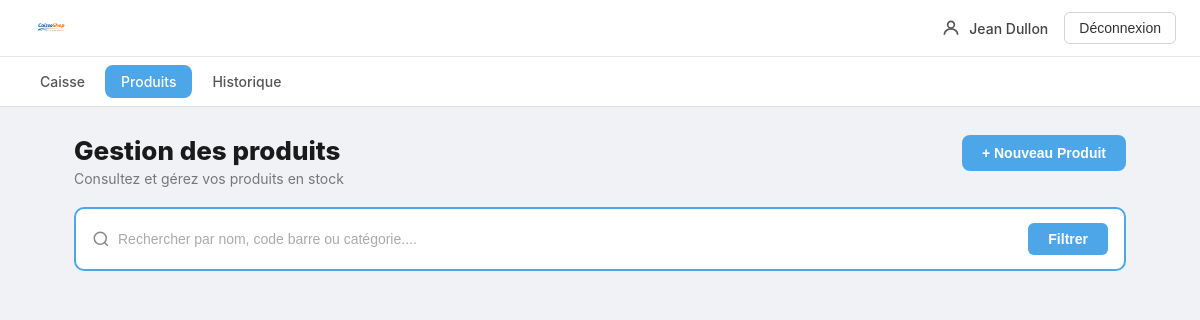
/frontoffice/produits.php, run on an earlier commit of the app's database.
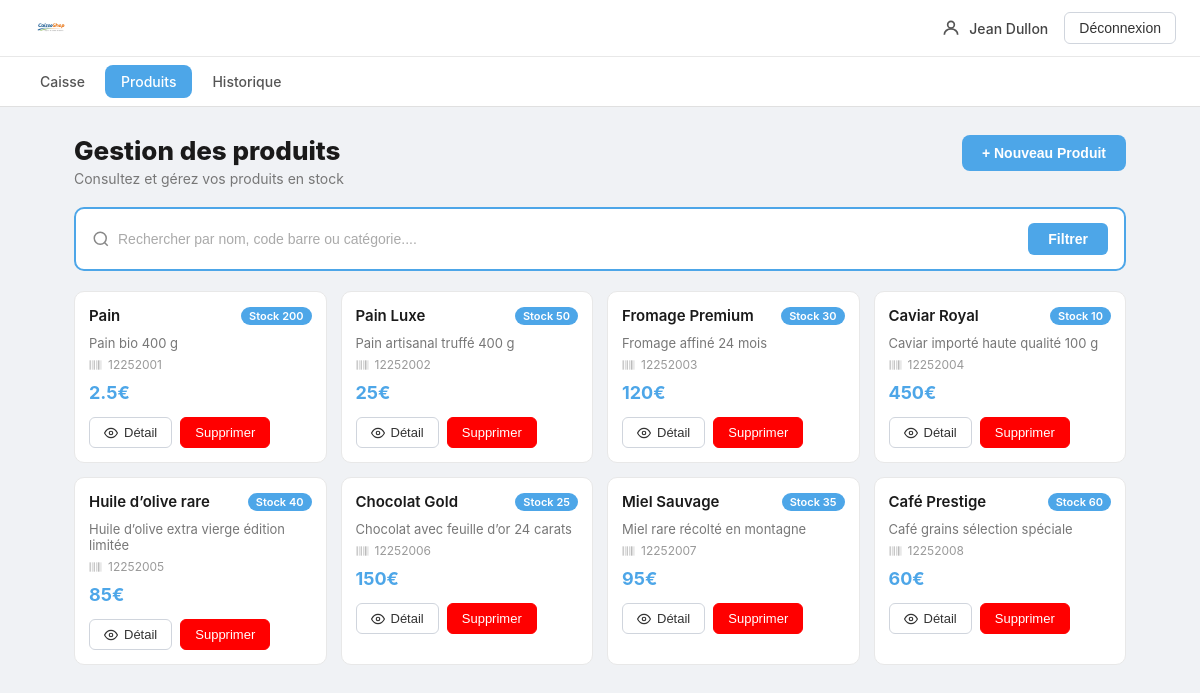
And on a later commit of the database.
### tables this page shows
CREATE TABLE `produits` (
  `Id` int(11) NOT NULL,
  `NomProduit` varchar(20) NOT NULL,
  `Description` text NOT NULL,
  `Prix` double NOT NULL,
  `Stock` int(11) NOT NULL,
  `CodeBarres` varchar(50) NOT NULL
);

### frontoffice/select.php (called while the page is built)
<?php
require_once('../asset/connexionbdd.php');
$sql = "SELECT * FROM `produits`";
$stmt = $pdo->prepare($sql);
$stmt->execute();
$produits=$stmt->fetchall();
?>

### frontoffice/produits.php (the view, shortened to what this page needs)
<?php
require_once(__DIR__ . '/select.php');
?>
<!DOCTYPE html>
<html lang="fr">
<head>
    <link rel="stylesheet" href="../styles/style.css">
    <link rel="stylesheet" href="../styles/produits.css">
</head>
<body>
    <header class="header">
        <nav class="nav-top">
            <img class="logo" src="../image/logo1.png" alt="logo caisseshop">
            <div class="nav-top-droite">
                <div class="utilisateur">
                    <svg class="icone-user" xmlns="http://www.w3.org/2000/svg" viewBox="0 0 24 24" fill="none" stroke="currentColor" stroke-width="2">
                        <circle cx="12" cy="8" r="4"/>
                        <path d="M4 20c0-4 3.6-7 8-7s8 3 8 7"/>
                    </svg>
                    <p class="nom-utilisateur">Jean Dullon</p>
                </div>
                <button class="bouton-deconnexion">
                    Déconnexion
                </button>
            </div>
        </nav>
        <nav class="nav-menu">
            <a class="nav-lien " href="index.php">
                Caisse
            </a>
            <a class="nav-lien actif" href="produits.php">
                Produits
            </a>
            <a class="nav-lien" href="historique.php">
                Historique
            </a>
        </nav>
    </header>
   <main>
        <div class="entete-produits">
            <div class="entete-produits-texte">
                <h1>Gestion des produits</h1>
                <p>Consultez et gérez vos produits en stock</p>
            </div>
            <button class="bouton-nouveau-produit" onclick="window.location.href='ajouterProduit.php'">+ Nouveau Produit</button>
        </div>
        <div class="bloc-recherche">
            <form class="form-recherche" action="">
                <div class="input-recherche-wrapper">
                    <svg class="icone-recherche" xmlns="http://www.w3.org/2000/svg" viewBox="0 0 24 24" fill="none" stroke="currentColor" stroke-width="2">
                        <circle cx="11" cy="11" r="8"/>
                        <line x1="21" y1="21" x2="16.65" y2="16.65"/>
                    </svg>
                    <input class="input-recherche" type="text" placeholder="Rechercher par nom, code barre ou catégorie....">
                </div>
                <button class="bouton-filtrer" type="submit">Filtrer</button>
            </form>
        </div>
        <div class="grille-produits-4">
            <?php for ($i=0; $i < count($produits); $i++) { ?>
                <article class="carte-produit">
                    <div class="carte-produit-entete">
                        <h3 class="produit-nom"><?php echo $produits[$i]['NomProduit'] ?></h3>
                        <span class="badge-stock">Stock <?php echo $produits[$i]['Stock'] ?></span>
                    </div>
                    <p class="produit-description"><?php echo $produits[$i]['Description'] ?></p>
                    <p class="produit-code">
                        <?php echo $produits[$i]['CodeBarres'] ?>
                    </p>
                    <h2 class="produit-prix"><?php echo $produits[$i]['Prix'] ?>€</h2>
                    <div class="action">
                        <button class="bouton-detail" onclick="window.location.href='modifierProduit.php'">
                            <svg class="icone-oeil" xmlns="http://www.w3.org/2000/svg" viewBox="0 0 24 24" fill="none" stroke="currentColor" stroke-width="2">
                                <path d="M1 12s4-8 11-8 11 8 11 8-4 8-11 8-11-8-11-8z"/>
                                <circle cx="12" cy="12" r="3"/>
                            </svg>
                            Détail
                        </button>
                        <button class="bouton-delete">Supprimer</button>
                    </div>
                </article>
            <?php } ?>
        </div>
    </main>
</body>
</html>

What changed in the data, as far as the page shows it:
added produits: NomProduit "Pain", Stock "200", Description "Pain bio 400 g", CodeBarres "12252001", Prix "2.5"
added produits: NomProduit "Pain Luxe", Stock "50", Description "Pain artisanal truffé 400 g", CodeBarres "12252002", Prix "25"
added produits: NomProduit "Fromage Premium", Stock "30", Description "Fromage affiné 24 mois", CodeBarres "12252003", Prix "120"
added produits: NomProduit "Caviar Royal", Stock "10", Description "Caviar importé haute qualité 100 g", CodeBarres "12252004", Prix "450"
added produits: NomProduit "Huile d’olive rare", Stock "40", Description "Huile d’olive extra vierge édition limitée", CodeBarres "12252005", Prix "85"
added produits: NomProduit "Chocolat Gold", Stock "25", Description "Chocolat avec feuille d’or 24 carats", CodeBarres "12252006", Prix "150"
added produits: NomProduit "Miel Sauvage", Stock "35", Description "Miel rare récolté en montagne", CodeBarres "12252007", Prix "95"
added produits: NomProduit "Café Prestige", Stock "60", Description "Café grains sélection spéciale", CodeBarres "12252008", Prix "60"
